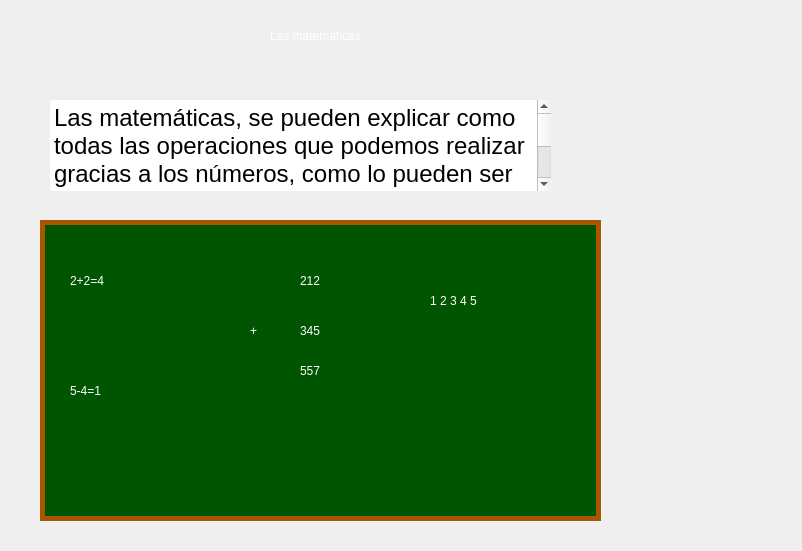
<?xml version="1.0" encoding="UTF-8"?>
<ui version="4.0">
 <class>MainWindow</class>
 <widget class="QMainWindow" name="MainWindow">
  <property name="geometry">
   <rect>
    <x>0</x>
    <y>0</y>
    <width>802</width>
    <height>551</height>
   </rect>
  </property>
  <property name="windowTitle">
   <string>Shake-Shake</string>
  </property>
  <property name="styleSheet">
   <string notr="true">QLabel{	
	color: rgb(255, 255, 255);
	font: 28pt &quot;Times New Roman&quot;;
}
QLineEdit{
	background-color: rgb(255, 255, 255);
	border:none;	
	font: 12pt &quot;Times New Roman&quot;;
}
QPushButton{
	border-radius: 60px;
}
QPushButton:pressed {
	border-radius: 30px;
    padding-top: 2px;
    padding-left: 3px;
}
QPushButton:hover {
	qproperty-iconSize: 16px 16px;
    padding-right: 3px;
}</string>
  </property>
  <widget class="QWidget" name="centralwidget">
   <widget class="QTextBrowser" name="textBrowser">
    <property name="geometry">
     <rect>
      <x>40</x>
      <y>220</y>
      <width>561</width>
      <height>301</height>
     </rect>
    </property>
    <property name="styleSheet">
     <string notr="true">background-color: rgb(0, 85, 0);
border: 5px solid;
border-color: rgb(170, 85, 0);</string>
    </property>
   </widget>
   <widget class="QPushButton" name="salir">
    <property name="geometry">
     <rect>
      <x>640</x>
      <y>410</y>
      <width>101</width>
      <height>101</height>
     </rect>
    </property>
    <property name="cursor">
     <cursorShape>PointingHandCursor</cursorShape>
    </property>
    <property name="styleSheet">
     <string notr="true"/>
    </property>
    <property name="text">
     <string/>
    </property>
    <property name="icon">
     <iconset>
      <normaloff>Images/newSalir.png</normaloff>Images/newSalir.png</iconset>
    </property>
    <property name="iconSize">
     <size>
      <width>120</width>
      <height>120</height>
     </size>
    </property>
   </widget>
   <widget class="QLabel" name="label_2">
    <property name="geometry">
     <rect>
      <x>70</x>
      <y>250</y>
      <width>131</width>
      <height>61</height>
     </rect>
    </property>
    <property name="text">
     <string>2+2=4</string>
    </property>
   </widget>
   <widget class="QLabel" name="label_3">
    <property name="geometry">
     <rect>
      <x>70</x>
      <y>370</y>
      <width>91</width>
      <height>41</height>
     </rect>
    </property>
    <property name="text">
     <string>5-4=1</string>
    </property>
   </widget>
   <widget class="QLabel" name="label_4">
    <property name="geometry">
     <rect>
      <x>300</x>
      <y>260</y>
      <width>71</width>
      <height>41</height>
     </rect>
    </property>
    <property name="text">
     <string>212</string>
    </property>
   </widget>
   <widget class="QLabel" name="label_5">
    <property name="geometry">
     <rect>
      <x>300</x>
      <y>300</y>
      <width>71</width>
      <height>61</height>
     </rect>
    </property>
    <property name="text">
     <string>345</string>
    </property>
   </widget>
   <widget class="QLabel" name="label_6">
    <property name="geometry">
     <rect>
      <x>250</x>
      <y>300</y>
      <width>71</width>
      <height>61</height>
     </rect>
    </property>
    <property name="text">
     <string>+</string>
    </property>
   </widget>
   <widget class="QLabel" name="label_10">
    <property name="geometry">
     <rect>
      <x>430</x>
      <y>270</y>
      <width>161</width>
      <height>61</height>
     </rect>
    </property>
    <property name="text">
     <string>1 2 3 4 5</string>
    </property>
   </widget>
   <widget class="QLabel" name="label_11">
    <property name="geometry">
     <rect>
      <x>10</x>
      <y>70</y>
      <width>671</width>
      <height>161</height>
     </rect>
    </property>
    <property name="styleSheet">
     <string notr="true">font: 16pt &quot;Pristina&quot;;
</string>
    </property>
    <property name="text">
     <string/>
    </property>
    <property name="pixmap">
     <pixmap>Images/dialogo3.png</pixmap>
    </property>
    <property name="scaledContents">
     <bool>true</bool>
    </property>
   </widget>
   <widget class="QLabel" name="skake">
    <property name="geometry">
     <rect>
      <x>620</x>
      <y>150</y>
      <width>171</width>
      <height>171</height>
     </rect>
    </property>
    <property name="text">
     <string/>
    </property>
    <property name="pixmap">
     <pixmap>Images/shake2.png</pixmap>
    </property>
    <property name="scaledContents">
     <bool>true</bool>
    </property>
   </widget>
   <widget class="QTextEdit" name="dialogo">
    <property name="enabled">
     <bool>true</bool>
    </property>
    <property name="geometry">
     <rect>
      <x>50</x>
      <y>100</y>
      <width>501</width>
      <height>91</height>
     </rect>
    </property>
    <property name="styleSheet">
     <string notr="true">font: 18pt &quot;Times New Roman&quot;;
border-color: rgb(255, 255, 255);
border:none</string>
    </property>
    <property name="readOnly">
     <bool>true</bool>
    </property>
    <property name="html">
     <string>&lt;!DOCTYPE HTML PUBLIC &quot;-//W3C//DTD HTML 4.0//EN&quot; &quot;http://www.w3.org/TR/REC-html40/strict.dtd&quot;&gt;
&lt;html&gt;&lt;head&gt;&lt;meta name=&quot;qrichtext&quot; content=&quot;1&quot; /&gt;&lt;style type=&quot;text/css&quot;&gt;
p, li { white-space: pre-wrap; }
&lt;/style&gt;&lt;/head&gt;&lt;body style=&quot; font-family:'Times New Roman'; font-size:18pt; font-weight:400; font-style:normal;&quot;&gt;
&lt;p style=&quot; margin-top:0px; margin-bottom:0px; margin-left:0px; margin-right:0px; -qt-block-indent:0; text-indent:0px;&quot;&gt;Las matemáticas, se pueden explicar como todas las operaciones que podemos realizar gracias a los números, como lo pueden ser la suma o la resta, e incluso al contarlos para hacer cualquier cuenta estarás usando las matemáticas en tu vida.&lt;/p&gt;&lt;/body&gt;&lt;/html&gt;</string>
    </property>
   </widget>
   <widget class="QLabel" name="ejemplosuma">
    <property name="geometry">
     <rect>
      <x>270</x>
      <y>10</y>
      <width>291</width>
      <height>51</height>
     </rect>
    </property>
    <property name="styleSheet">
     <string notr="true">color: rgb(255, 255, 255);
font: 30pt &quot;Times New Roman&quot;;</string>
    </property>
    <property name="text">
     <string>Las matemáticas</string>
    </property>
   </widget>
   <widget class="QLabel" name="label_12">
    <property name="geometry">
     <rect>
      <x>-130</x>
      <y>-130</y>
      <width>1000</width>
      <height>700</height>
     </rect>
    </property>
    <property name="minimumSize">
     <size>
      <width>0</width>
      <height>0</height>
     </size>
    </property>
    <property name="maximumSize">
     <size>
      <width>1000</width>
      <height>700</height>
     </size>
    </property>
    <property name="styleSheet">
     <string notr="true"/>
    </property>
    <property name="text">
     <string/>
    </property>
    <property name="pixmap">
     <pixmap>Images/fondo.jpg</pixmap>
    </property>
    <property name="scaledContents">
     <bool>true</bool>
    </property>
   </widget>
   <widget class="QLabel" name="label">
    <property name="geometry">
     <rect>
      <x>250</x>
      <y>340</y>
      <width>111</width>
      <height>16</height>
     </rect>
    </property>
    <property name="text">
     <string/>
    </property>
    <property name="pixmap">
     <pixmap>Images/linea.png</pixmap>
    </property>
    <property name="scaledContents">
     <bool>true</bool>
    </property>
   </widget>
   <widget class="QLabel" name="label_14">
    <property name="geometry">
     <rect>
      <x>300</x>
      <y>340</y>
      <width>71</width>
      <height>61</height>
     </rect>
    </property>
    <property name="text">
     <string>557</string>
    </property>
   </widget>
   <zorder>label_12</zorder>
   <zorder>textBrowser</zorder>
   <zorder>salir</zorder>
   <zorder>label_2</zorder>
   <zorder>label_3</zorder>
   <zorder>label_4</zorder>
   <zorder>label_5</zorder>
   <zorder>label_6</zorder>
   <zorder>label_10</zorder>
   <zorder>label_11</zorder>
   <zorder>skake</zorder>
   <zorder>dialogo</zorder>
   <zorder>ejemplosuma</zorder>
   <zorder>label</zorder>
   <zorder>label_14</zorder>
  </widget>
 </widget>
 <resources/>
 <connections/>
</ui>
